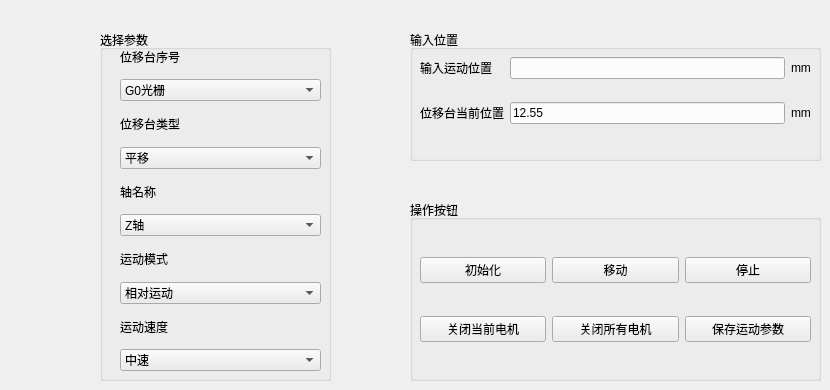
      <widget class="QWidget" name="tab_8">
       <attribute name="icon">
        <iconset>
         <normaloff>未标题-1.png</normaloff>未标题-1.png</iconset>
       </attribute>
       <attribute name="title">
        <string/>
       </attribute>
       <widget class="QGroupBox" name="groupBox_3">
        <property name="geometry">
         <rect>
          <x>100</x>
          <y>30</y>
          <width>231</width>
          <height>351</height>
         </rect>
        </property>
        <property name="title">
         <string>选择参数</string>
        </property>
       </widget>
       <widget class="QGroupBox" name="groupBox_4">
        <property name="geometry">
         <rect>
          <x>410</x>
          <y>30</y>
          <width>411</width>
          <height>131</height>
         </rect>
        </property>
        <property name="title">
         <string>输入位置</string>
        </property>
       </widget>
       <widget class="QGroupBox" name="groupBox_5">
        <property name="geometry">
         <rect>
          <x>410</x>
          <y>200</y>
          <width>411</width>
          <height>181</height>
         </rect>
        </property>
        <property name="title">
         <string>操作按钮</string>
        </property>
       </widget>
       <widget class="QWidget" name="layoutWidget">
        <property name="geometry">
         <rect>
          <x>120</x>
          <y>40</y>
          <width>201</width>
          <height>331</height>
         </rect>
        </property>
        <layout class="QVBoxLayout" name="verticalLayout">
         <item>
          <widget class="QLabel" name="label_21">
           <property name="text">
            <string>位移台序号</string>
           </property>
          </widget>
         </item>
         <item>
          <widget class="QComboBox" name="comboBox_3">
           <item>
            <property name="text">
             <string>G0光栅</string>
            </property>
           </item>
          </widget>
         </item>
         <item>
          <widget class="QLabel" name="label_22">
           <property name="text">
            <string>位移台类型</string>
           </property>
          </widget>
         </item>
         <item>
          <widget class="QComboBox" name="comboBox_4">
           <item>
            <property name="text">
             <string>平移</string>
            </property>
           </item>
          </widget>
         </item>
         <item>
          <widget class="QLabel" name="label_23">
           <property name="text">
            <string>轴名称</string>
           </property>
          </widget>
         </item>
         <item>
          <widget class="QComboBox" name="comboBox_5">
           <item>
            <property name="text">
             <string>Z轴</string>
            </property>
           </item>
          </widget>
         </item>
         <item>
          <widget class="QLabel" name="label_24">
           <property name="text">
            <string>运动模式</string>
           </property>
          </widget>
         </item>
         <item>
          <widget class="QComboBox" name="comboBox_6">
           <item>
            <property name="text">
             <string>相对运动</string>
            </property>
           </item>
          </widget>
         </item>
         <item>
          <widget class="QLabel" name="label_25">
           <property name="text">
            <string>运动速度</string>
           </property>
          </widget>
         </item>
         <item>
          <widget class="QComboBox" name="comboBox_7">
           <item>
            <property name="text">
             <string>中速</string>
            </property>
           </item>
          </widget>
         </item>
        </layout>
       </widget>
       <widget class="QWidget" name="layoutWidget_2">
        <property name="geometry">
         <rect>
          <x>420</x>
          <y>40</y>
          <width>391</width>
          <height>101</height>
         </rect>
        </property>
        <layout class="QGridLayout" name="gridLayout_3">
         <item row="1" column="1">
          <widget class="QLineEdit" name="lineEdit_12">
           <property name="text">
            <string>12.55</string>
           </property>
          </widget>
         </item>
         <item row="1" column="0">
          <widget class="QLabel" name="label_27">
           <property name="text">
            <string>位移台当前位置</string>
           </property>
          </widget>
         </item>
         <item row="0" column="0">
          <widget class="QLabel" name="label_26">
           <property name="text">
            <string>输入运动位置</string>
           </property>
          </widget>
         </item>
         <item row="0" column="1">
          <widget class="QLineEdit" name="lineEdit_11"/>
         </item>
         <item row="1" column="2">
          <widget class="QLabel" name="label_28">
           <property name="text">
            <string>mm</string>
           </property>
          </widget>
         </item>
         <item row="0" column="2">
          <widget class="QLabel" name="label_29">
           <property name="text">
            <string>mm</string>
           </property>
          </widget>
         </item>
        </layout>
       </widget>
       <widget class="QWidget" name="layoutWidget_3">
        <property name="geometry">
         <rect>
          <x>420</x>
          <y>230</y>
          <width>391</width>
          <height>141</height>
         </rect>
        </property>
        <layout class="QGridLayout" name="gridLayout_4">
         <item row="0" column="0">
          <widget class="QPushButton" name="pushButton_20">
           <property name="text">
            <string>初始化</string>
           </property>
          </widget>
         </item>
         <item row="0" column="1">
          <widget class="QPushButton" name="pushButton_2">
           <property name="text">
            <string>移动</string>
           </property>
          </widget>
         </item>
         <item row="0" column="2">
          <widget class="QPushButton" name="pushButton_18">
           <property name="text">
            <string>停止</string>
           </property>
          </widget>
         </item>
         <item row="1" column="0">
          <widget class="QPushButton" name="pushButton_19">
           <property name="text">
            <string>关闭当前电机</string>
           </property>
          </widget>
         </item>
         <item row="1" column="1">
          <widget class="QPushButton" name="pushButton_21">
           <property name="text">
            <string>关闭所有电机</string>
           </property>
          </widget>
         </item>
         <item row="1" column="2">
          <widget class="QPushButton" name="pushButton_22">
           <property name="text">
            <string>保存运动参数</string>
           </property>
          </widget>
         </item>
        </layout>
       </widget>
       <zorder>layoutWidget_2</zorder>
       <zorder>layoutWidget_3</zorder>
       <zorder>layoutWidget</zorder>
       <zorder>groupBox_3</zorder>
       <zorder>groupBox_4</zorder>
       <zorder>groupBox_5</zorder>
      </widget>
